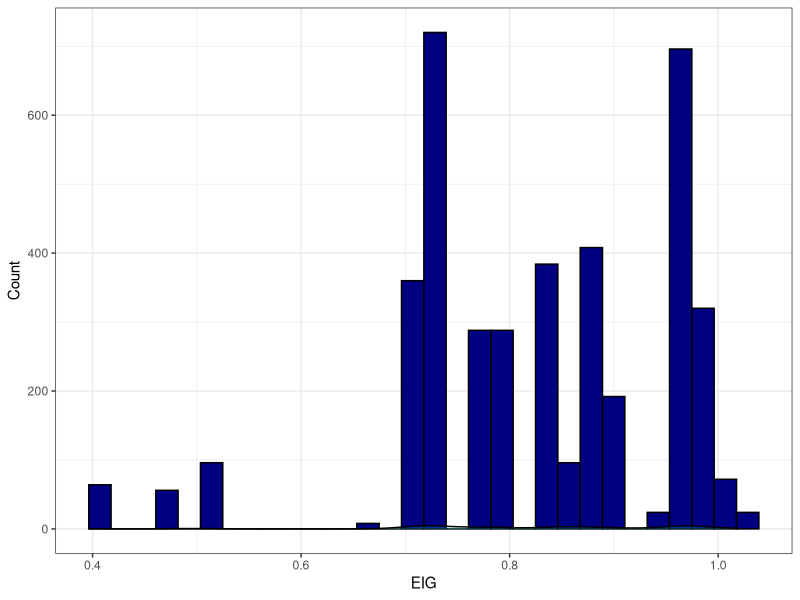
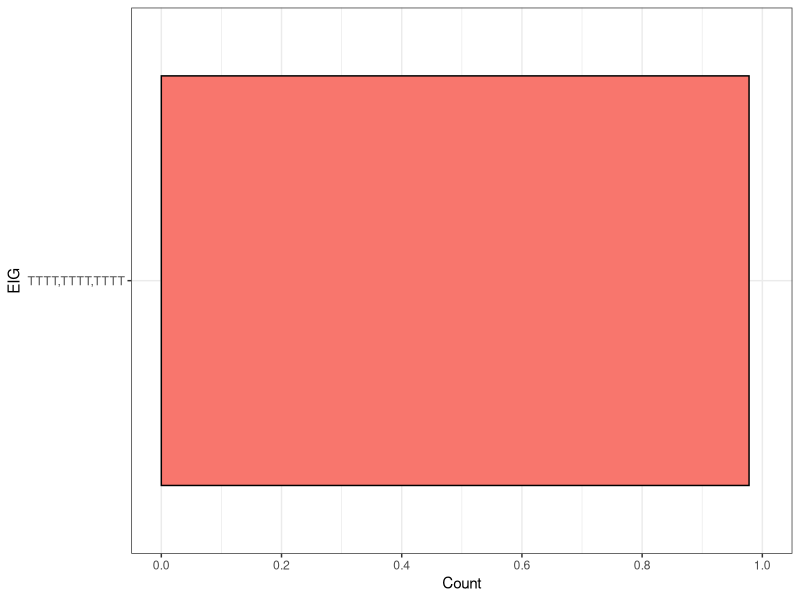

The R source for these figures, in order:
# Libs ====
library(ggplot2)

gg_color_hue <- function(n) {
  hues = seq(15, 375, length = n + 1)
  hcl(h = hues, l = 65, c = 100)[1:n]
}

# Load data, transform ====
eigs = read.csv("three_sample.csv", stringsAsFactors = FALSE)
# Get one column which is just pasted
eigs$trial = paste0(eigs$t1, ",", eigs$t2, ",", eigs$t3)
eigs$tset = sapply(1:length(eigs$t1), function(i) {
  row = eigs[i, ]
  ts.sorted = sort(c(row$t1, row$t2, row$t3))
  paste0(ts.sorted, collapse = ",")
})


# Histogram ====
# Distribution of EIGs
ggplot(eigs) +
  geom_histogram(aes(x = eig), fill = 'navy', color = 'black') +
  geom_density(aes(x = eig), fill = 'cyan', color = 'black', alpha = 0.2) +
  xlab("EIG") +
  ylab("Count") +
  theme_bw()


# Plot some selected choices ====
# Recall that choices are symmetric (replacing Ts with Fs has same EIG)
# and that order doesn't matter
# This allows us to narrow down considerably
# Assert that, when order doesn't matter, everything is the same. YUP
all(sapply(unique(eigs$tset), function(tset) {
  subs = eigs[eigs$tset == tset, ]
  all.equal(subs$eig, rep(subs$eig[1], length(subs$eig)))
}))

eigs.sorted = eigs[rev(order(eigs$eig)), c("tset", "eig")]

interests = c("TTTT,TTTT,TTTT")

ggplot(subset(eigs, trial %in% interests), aes(x = trial, y = eig)) +
  geom_bar(stat = "identity", fill = gg_color_hue(1), color = 'black') +
  xlab("EIG") +
  ylab("Count") +
  scale_y_continuous(limits = c(0, 1), breaks = seq(0, 1, by = 0.2)) +
  coord_flip() +
  theme_bw()
